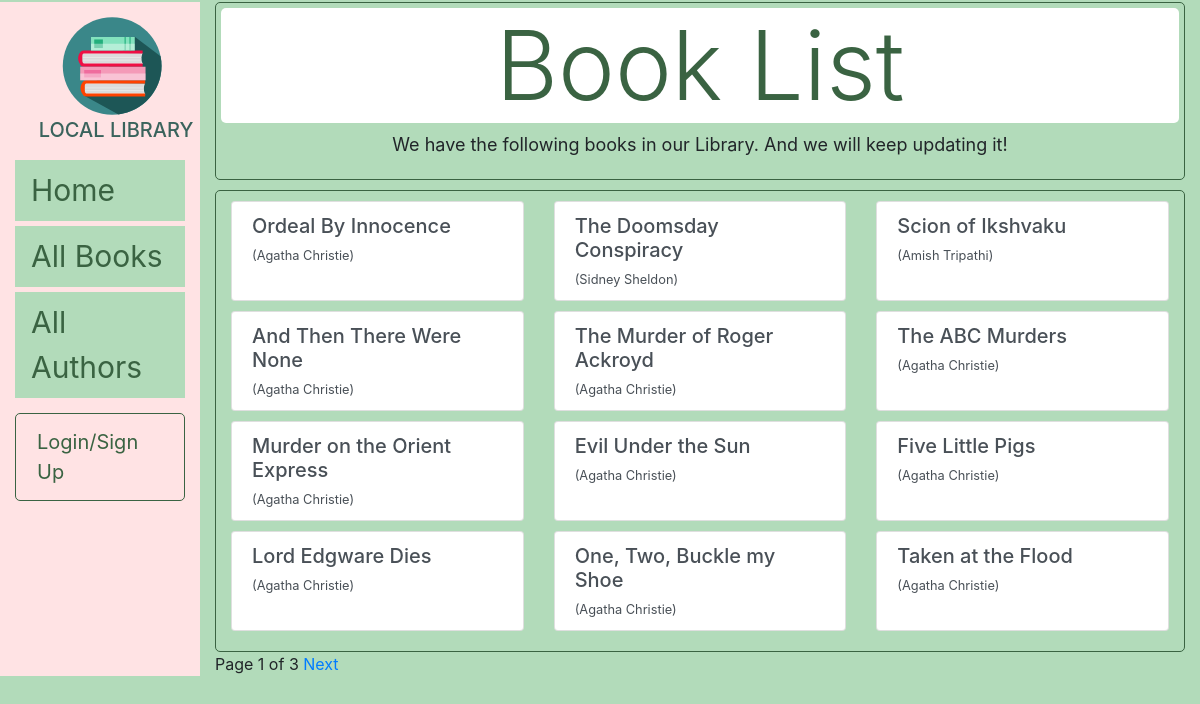
/catalog/books/, run on the app's committed database.
### catalog/models.py (models this page shows, shortened)
class Book(models.Model):
    title = models.CharField(max_length = 200)
    author = models.ForeignKey('Author', on_delete=models.SET_NULL, null=True)
    summary = models.TextField(max_length = 2000, help_text ='Enter a brief description of the book')
    isbn = models.CharField('ISBN', max_length = 13, help_text = '13 Character ISBN number')
    genre = models.ManyToManyField(Genre, help_text = 'Select a genre for this book. To select multiple genres, press Ctrl and select multiple genres.')
    language = models.ForeignKey(Language, help_text = 'Select a language for this book', on_delete=models.SET_NULL, null=True)
    def get_absolute_url(self):
        return reverse('book-detail', args=[str(self.id)])
    def display_genre(self):
        """Create a string for the Genre. This is required to display genre in Admin."""
        return ', '.join(genre.name for genre in self.genre.all()[:3])
    display_genre.short_description = 'Genre'

class Author(models.Model):
    first_name = models.CharField(max_length = 100)
    last_name = models.CharField(max_length = 100)
    date_of_birth = models.DateField(null = True, blank = True)
    date_of_death = models.DateField('Died', null = True, blank = True)
    class Meta:
        ordering = ['last_name', 'first_name']
    def __str__(self):
        return f'{self.first_name} {self.last_name}'

### catalog/views.py (the view)
# urls.py: path('books/', views.BookListView.as_view(), name='books'),
class BookListView(generic.ListView):
    model = Book
    paginate_by = 12

### catalog/templates/catalog/book_list.html (shortened to what this page needs)
{% extends "base_generic.html" %}
{% block content %}
	<div style="border-style:solid;border-color:#3a6342;border-width:1px;border-radius:5px;padding:5px;margin-bottom:10px;margin-top:2px;">
		<h1 class="display-1" style="background-color:white;border-radius:5px;color:#3a6342;">Book List</h1>
		<p style="text-align:center;font-size:18px;">We have the following books in our Library. And we will keep updating it!</p>
	</div>
	<div class="container" style="border-style:solid;border-color:#3a6342;border-width:1px;padding-bottom:10px;border-radius:5px;">
		{% if book_list %}
			{% for book in book_list %}
				{% if forloop.first %}<div class="row" style="padding-top:10px;">{% endif %}
				<div class="col-4">
					<div class="list-group">
						<a href="{{ book.get_absolute_url }}" class="list-group-item list-group-item-action" style="height:100px;">
							<div class="d-flex w-100 justify-content-between">
								<h5 class="mb-1">{{ book.title }}</h5>
							</div>
							<small>({{ book.author }})</small>
						</a>
					</div>
				</div>
				{% if forloop.counter|divisibleby:3 %}</div><div class="row" style="padding-top:10px;">{% endif %}
  				{% if forloop.last %}</div>{% endif %}
			{% endfor %}
		{% else %}
			<p>There are no books in the library.</p>
		{% endif %}
	</div>
{% endblock %}

### catalog/static/css/styles.css (style rules this page uses)
body { background-color:rgb(178,219,186); }
.display-1 { text-align:center; }

### data on the page
Book: title "Ordeal By Innocence", author "Agatha Christie"
Book: title "The Doomsday Conspiracy", author "Sidney Sheldon"
Book: title "Scion of Ikshvaku", author "Amish Tripathi"
Book: title "And Then There Were None", author "Agatha Christie"
Book: title "The Murder of Roger Ackroyd", author "Agatha Christie"
Book: title "The ABC Murders", author "Agatha Christie"
Book: title "Murder on the Orient Express", author "Agatha Christie"
Book: title "Evil Under the Sun", author "Agatha Christie"
Book: title "Five Little Pigs", author "Agatha Christie"
Book: title "Lord Edgware Dies", author "Agatha Christie"
Book: title "One, Two, Buckle my Shoe", author "Agatha Christie"
Book: title "Taken at the Flood", author "Agatha Christie"

### other printed values
{{ page_obj.number }} "1"
{{ page_obj.paginator.num_pages }} "3"
